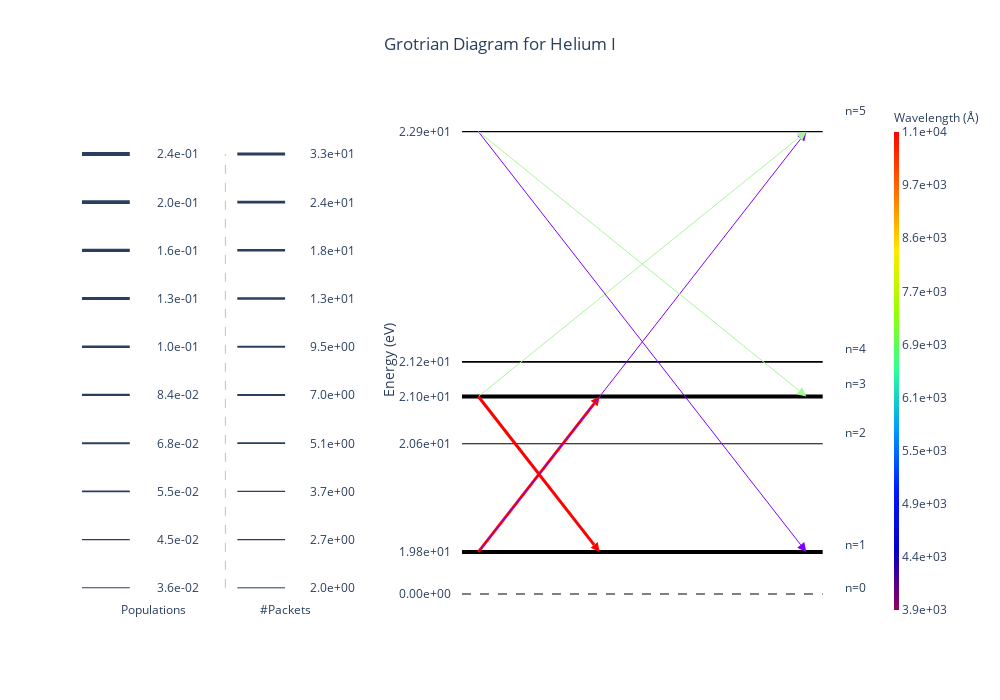

Here is the notebook cell this chart was saved with:
### Code cell
diag.shell = 6
diag.display()

### Figure 1 — Plotly figure (JSON) as saved in the notebook; plotly's stock layout.template omitted (floating-point values rounded to 4 significant figures)
{"data": [{"hovertemplate": "Energy: 0.00e+00 eV<br>Population: 0.00e+00<extra></extra>", "line": {"color": "grey", "dash": "dash"}, "mode": "lines", "showlegend": false, "type": "scatter", "x": [-0.05, 0.07222, 0.1944, 0.3167, 0.4389, 0.5611, 0.6833, 0.8056, 0.9278, 1.05], "xaxis": "x2", "y": [0, 0, 0, 0, 0, 0, 0, 0, 0, 0], "yaxis": "y2"}, {"hovertemplate": "Energy: 1.98e+01 eV<br>Population: 2.42e-01<extra></extra>", "line": {"color": "black", "width": 4.003}, "mode": "lines", "showlegend": false, "type": "scatter", "x": [-0.05, 0.07222, 0.1944, 0.3167, 0.4389, 0.5611, 0.6833, 0.8056, 0.9278, 1.05], "xaxis": "x2", "y": [0.1, 0.1, 0.1, 0.1, 0.1, 0.1, 0.1, 0.1, 0.1, 0.1], "yaxis": "y2"}, {"hovertemplate": "Energy: 2.06e+01 eV<br>Population: 3.61e-02<extra></extra>", "line": {"color": "black", "width": 1.003}, "mode": "lines", "showlegend": false, "type": "scatter", "x": [-0.05, 0.07222, 0.1944, 0.3167, 0.4389, 0.5611, 0.6833, 0.8056, 0.9278, 1.05], "xaxis": "x2", "y": [0.3574, 0.3574, 0.3574, 0.3574, 0.3574, 0.3574, 0.3574, 0.3574, 0.3574, 0.3574], "yaxis": "y2"}, {"hovertemplate": "Energy: 2.10e+01 eV<br>Population: 2.29e-01<extra></extra>", "line": {"color": "black", "width": 3.918}, "mode": "lines", "showlegend": false, "type": "scatter", "x": [-0.05, 0.07222, 0.1944, 0.3167, 0.4389, 0.5611, 0.6833, 0.8056, 0.9278, 1.05], "xaxis": "x2", "y": [0.47, 0.47, 0.47, 0.47, 0.47, 0.47, 0.47, 0.47, 0.47, 0.47], "yaxis": "y2"}, {"hovertemplate": "Energy: 2.12e+01 eV<br>Population: 5.91e-02<extra></extra>", "line": {"color": "black", "width": 1.78}, "mode": "lines", "showlegend": false, "type": "scatter", "x": [-0.05, 0.07222, 0.1944, 0.3167, 0.4389, 0.5611, 0.6833, 0.8056, 0.9278, 1.05], "xaxis": "x2", "y": [0.552, 0.552, 0.552, 0.552, 0.552, 0.552, 0.552, 0.552, 0.552, 0.552], "yaxis": "y2"}, {"hovertemplate": "Energy: 2.29e+01 eV<br>Population: 4.26e-02<extra></extra>", "line": {"color": "black", "width": 1.263}, "mode": "lines", "showlegend": false, "type": "scatter", "x": [-0.05, 0.07222, 0.1944, 0.3167, 0.4389, 0.5611, 0.6833, 0.8056, 0.9278, 1.05], "xaxis": "x2", "y": [1.1, 1.1, 1.1, 1.1, 1.1, 1.1, 1.1, 1.1, 1.1, 1.1], "yaxis": "y2"}, {"hovertemplate": "Count: 27<br>Wavelength: 1.08e+04 Å<extra></extra>", "line": {"color": "#ff0000", "width": 2.857}, "marker": {"angleref": "previous", "color": "#ff0000", "size": 9, "symbol": "arrow-bar-up"}, "type": "scatter", "x": [0, 0.37], "xaxis": "x2", "y": [0.1, 0.47], "yaxis": "y2"}, {"hovertemplate": "Count: 2<br>Wavelength: 3.89e+03 Å<extra></extra>", "line": {"color": "#8000ff", "width": 1}, "marker": {"angleref": "previous", "color": "#8000ff", "size": 9, "symbol": "arrow-bar-up"}, "type": "scatter", "x": [0, 1], "xaxis": "x2", "y": [0.1, 1.1], "yaxis": "y2"}, {"hovertemplate": "Count: 2<br>Wavelength: 7.07e+03 Å<extra></extra>", "line": {"color": "#abf69b", "width": 1}, "marker": {"angleref": "previous", "color": "#abf69b", "size": 9, "symbol": "arrow-bar-up"}, "type": "scatter", "x": [0, 1], "xaxis": "x2", "y": [0.47, 1.1], "yaxis": "y2"}, {"hovertemplate": "Count: 33<br>Wavelength: 1.08e+04 Å<extra></extra>", "line": {"color": "#ff0000", "width": 3}, "marker": {"angleref": "previous", "color": "#ff0000", "size": 9, "symbol": "arrow-bar-up"}, "type": "scatter", "x": [0, 0.37], "xaxis": "x2", "y": [0.47, 0.1], "yaxis": "y2"}, {"hovertemplate": "Count: 2<br>Wavelength: 3.89e+03 Å<extra></extra>", "line": {"color": "#8000ff", "width": 1}, "marker": {"angleref": "previous", "color": "#8000ff", "size": 9, "symbol": "arrow-bar-up"}, "type": "scatter", "x": [0, 1], "xaxis": "x2", "y": [1.1, 0.1], "yaxis": "y2"}, {"hovertemplate": "Count: 2<br>Wavelength: 7.07e+03 Å<extra></extra>", "line": {"color": "#abf69b", "width": 1}, "marker": {"angleref": "previous", "color": "#abf69b", "size": 9, "symbol": "arrow-bar-up"}, "type": "scatter", "x": [0, 1], "xaxis": "x2", "y": [1.1, 0.47], "yaxis": "y2"}, {"hoverinfo": "none", "marker": {"cmax": 9.29, "cmin": 8.266, "colorbar": {"outlinewidth": 0, "thickness": 5, "ticktext": ["3.9e+03", "4.4e+03", "4.9e+03", "5.5e+03", "6.1e+03", "6.9e+03", "7.7e+03", "8.6e+03", "9.7e+03", "1.1e+04"], "tickvals": [8.266, 8.38, 8.494, 8.608, 8.721, 8.835, 8.949, 9.063, 9.177, 9.29], "title": {"font": {"size": 12}, "text": "Wavelength (Å)"}}, "colorscale": [[0, "rgb(150,0,90)"], [0.125, "rgb(0,0,200)"], [0.25, "rgb(0,25,255)"], [0.375, "rgb(0,152,255)"], [0.5, "rgb(44,255,150)"], [0.625, "rgb(151,255,0)"], [0.75, "rgb(255,234,0)"], [0.875, "rgb(255,111,0)"], [1, "rgb(255,0,0)"]], "showscale": true}, "mode": "markers", "type": "scatter", "x": [null], "xaxis": "x2", "y": [null], "yaxis": "y2"}], "layout": {"annotations": [{"showarrow": false, "text": "n=0", "x": 1.15, "xref": "x2", "y": 0}, {"showarrow": false, "text": "n=1", "x": 1.15, "xref": "x2", "y": 0.1}, {"showarrow": false, "text": "n=2", "x": 1.15, "xref": "x2", "y": 0.3574}, {"showarrow": false, "text": "n=3", "x": 1.15, "xref": "x2", "y": 0.47}, {"showarrow": false, "text": "n=4", "x": 1.15, "xref": "x2", "y": 0.552}, {"showarrow": false, "text": "n=5", "x": 1.15, "xref": "x2", "y": 1.1}, {"showarrow": false, "text": "3.6e-02", "x": 0.5, "xref": "x", "y": 0, "yref": "y"}, {"showarrow": false, "text": "4.5e-02", "x": 0.5, "xref": "x", "y": 0.1111, "yref": "y"}, {"showarrow": false, "text": "5.5e-02", "x": 0.5, "xref": "x", "y": 0.2222, "yref": "y"}, {"showarrow": false, "text": "6.8e-02", "x": 0.5, "xref": "x", "y": 0.3333, "yref": "y"}, {"showarrow": false, "text": "8.4e-02", "x": 0.5, "xref": "x", "y": 0.4444, "yref": "y"}, {"showarrow": false, "text": "1.0e-01", "x": 0.5, "xref": "x", "y": 0.5556, "yref": "y"}, {"showarrow": false, "text": "1.3e-01", "x": 0.5, "xref": "x", "y": 0.6667, "yref": "y"}, {"showarrow": false, "text": "1.6e-01", "x": 0.5, "xref": "x", "y": 0.7778, "yref": "y"}, {"showarrow": false, "text": "2.0e-01", "x": 0.5, "xref": "x", "y": 0.8889, "yref": "y"}, {"showarrow": false, "text": "2.4e-01", "x": 0.5, "xref": "x", "y": 1, "yref": "y"}, {"showarrow": false, "text": "Populations", "x": 0.4, "xref": "x", "y": -0.05, "yref": "y"}, {"showarrow": false, "text": "2.0e+00", "x": 1.15, "xref": "x", "y": 0, "yref": "y"}, {"showarrow": false, "text": "2.7e+00", "x": 1.15, "xref": "x", "y": 0.1111, "yref": "y"}, {"showarrow": false, "text": "3.7e+00", "x": 1.15, "xref": "x", "y": 0.2222, "yref": "y"}, {"showarrow": false, "text": "5.1e+00", "x": 1.15, "xref": "x", "y": 0.3333, "yref": "y"}, {"showarrow": false, "text": "7.0e+00", "x": 1.15, "xref": "x", "y": 0.4444, "yref": "y"}, {"showarrow": false, "text": "9.5e+00", "x": 1.15, "xref": "x", "y": 0.5556, "yref": "y"}, {"showarrow": false, "text": "1.3e+01", "x": 1.15, "xref": "x", "y": 0.6667, "yref": "y"}, {"showarrow": false, "text": "1.8e+01", "x": 1.15, "xref": "x", "y": 0.7778, "yref": "y"}, {"showarrow": false, "text": "2.4e+01", "x": 1.15, "xref": "x", "y": 0.8889, "yref": "y"}, {"showarrow": false, "text": "3.3e+01", "x": 1.15, "xref": "x", "y": 1, "yref": "y"}, {"showarrow": false, "text": "#Packets", "x": 0.95, "xref": "x", "y": -0.05, "yref": "y"}], "autosize": false, "height": 700, "plot_bgcolor": "white", "shapes": [{"line": {"width": 1.003}, "type": "line", "x0": 0.1, "x1": 0.3, "xref": "x", "y0": 0, "y1": 0, "yref": "y"}, {"line": {"width": 1.336}, "type": "line", "x0": 0.1, "x1": 0.3, "xref": "x", "y0": 0.1111, "y1": 0.1111, "yref": "y"}, {"line": {"width": 1.67}, "type": "line", "x0": 0.1, "x1": 0.3, "xref": "x", "y0": 0.2222, "y1": 0.2222, "yref": "y"}, {"line": {"width": 2.003}, "type": "line", "x0": 0.1, "x1": 0.3, "xref": "x", "y0": 0.3333, "y1": 0.3333, "yref": "y"}, {"line": {"width": 2.336}, "type": "line", "x0": 0.1, "x1": 0.3, "xref": "x", "y0": 0.4444, "y1": 0.4444, "yref": "y"}, {"line": {"width": 2.67}, "type": "line", "x0": 0.1, "x1": 0.3, "xref": "x", "y0": 0.5556, "y1": 0.5556, "yref": "y"}, {"line": {"width": 3.003}, "type": "line", "x0": 0.1, "x1": 0.3, "xref": "x", "y0": 0.6667, "y1": 0.6667, "yref": "y"}, {"line": {"width": 3.336}, "type": "line", "x0": 0.1, "x1": 0.3, "xref": "x", "y0": 0.7778, "y1": 0.7778, "yref": "y"}, {"line": {"width": 3.67}, "type": "line", "x0": 0.1, "x1": 0.3, "xref": "x", "y0": 0.8889, "y1": 0.8889, "yref": "y"}, {"line": {"width": 4.003}, "type": "line", "x0": 0.1, "x1": 0.3, "xref": "x", "y0": 1, "y1": 1, "yref": "y"}, {"line": {"color": "grey", "dash": "dash", "width": 0.5}, "type": "line", "x0": 0.7, "x1": 0.7, "xref": "x", "y0": 0, "y1": 1, "yref": "y"}, {"line": {"width": 1}, "type": "line", "x0": 0.75, "x1": 0.95, "xref": "x", "y0": 0, "y1": 0, "yref": "y"}, {"line": {"width": 1.222}, "type": "line", "x0": 0.75, "x1": 0.95, "xref": "x", "y0": 0.1111, "y1": 0.1111, "yref": "y"}, {"line": {"width": 1.444}, "type": "line", "x0": 0.75, "x1": 0.95, "xref": "x", "y0": 0.2222, "y1": 0.2222, "yref": "y"}, {"line": {"width": 1.667}, "type": "line", "x0": 0.75, "x1": 0.95, "xref": "x", "y0": 0.3333, "y1": 0.3333, "yref": "y"}, {"line": {"width": 1.889}, "type": "line", "x0": 0.75, "x1": 0.95, "xref": "x", "y0": 0.4444, "y1": 0.4444, "yref": "y"}, {"line": {"width": 2.111}, "type": "line", "x0": 0.75, "x1": 0.95, "xref": "x", "y0": 0.5556, "y1": 0.5556, "yref": "y"}, {"line": {"width": 2.333}, "type": "line", "x0": 0.75, "x1": 0.95, "xref": "x", "y0": 0.6667, "y1": 0.6667, "yref": "y"}, {"line": {"width": 2.556}, "type": "line", "x0": 0.75, "x1": 0.95, "xref": "x", "y0": 0.7778, "y1": 0.7778, "yref": "y"}, {"line": {"width": 2.778}, "type": "line", "x0": 0.75, "x1": 0.95, "xref": "x", "y0": 0.8889, "y1": 0.8889, "yref": "y"}, {"line": {"width": 3}, "type": "line", "x0": 0.75, "x1": 0.95, "xref": "x", "y0": 1, "y1": 1, "yref": "y"}], "showlegend": false, "title": {"text": "Grotrian Diagram for Helium I", "x": 0.5}, "width": 1000, "xaxis": {"anchor": "y", "domain": [0, 0.352], "fixedrange": true, "showticklabels": false}, "xaxis2": {"anchor": "y2", "domain": [0.472, 1], "fixedrange": true, "showticklabels": false}, "yaxis": {"anchor": "x", "domain": [0, 1], "fixedrange": true, "showticklabels": false}, "yaxis2": {"anchor": "x2", "domain": [0, 1], "fixedrange": true, "range": [0, null], "tickmode": "array", "ticktext": ["0.00e+00", "1.98e+01", "2.06e+01", "2.10e+01", "2.12e+01", "2.29e+01"], "tickvals": [0, 0.1, 0.3574, 0.47, 0.552, 1.1], "title": {"standoff": 1, "text": "Energy (eV)"}}}}
